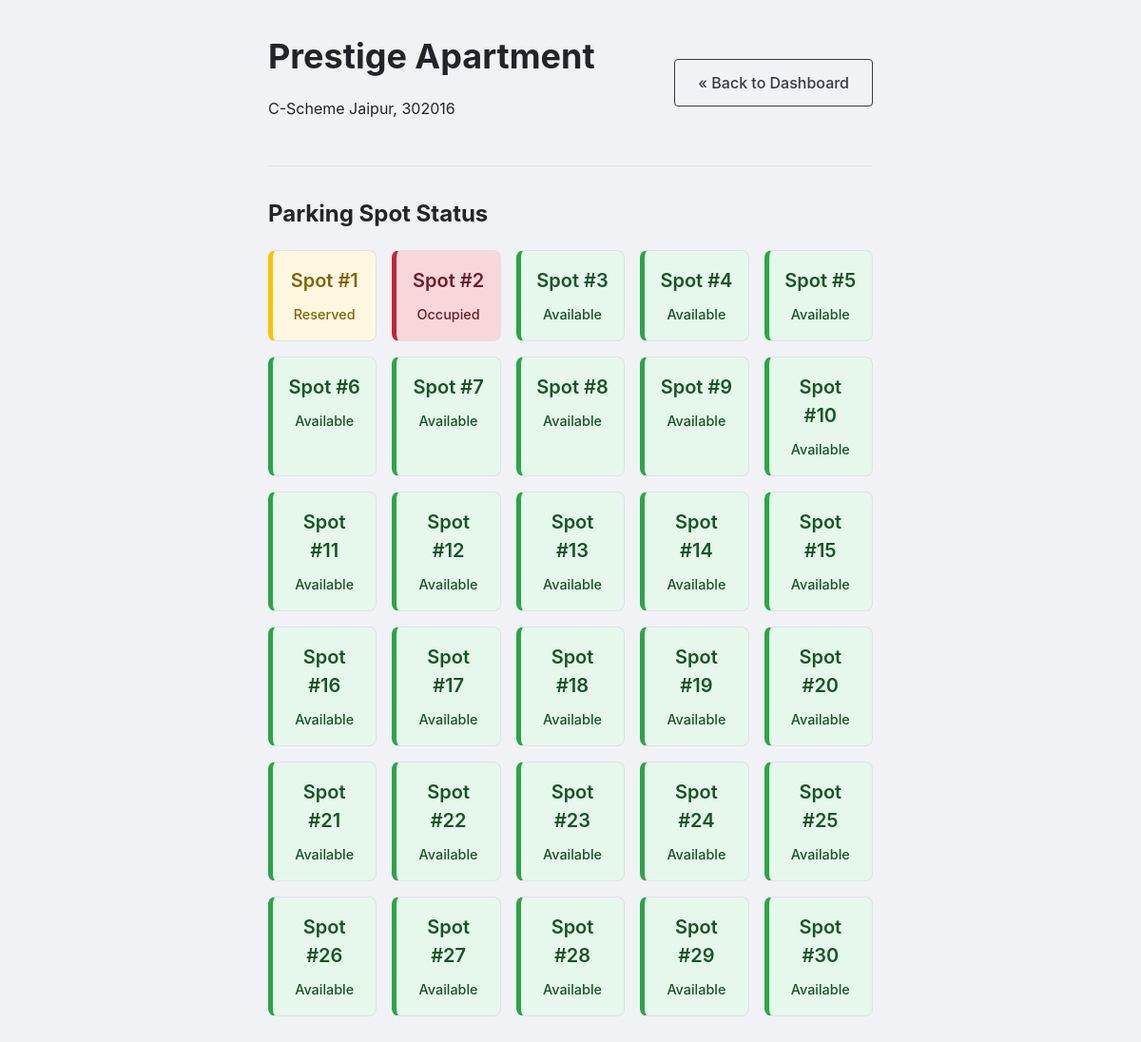
The page /admin/lot/1 (signed in) on the database its author committed.
### models/database.py (models this page shows)
class ParkingLot(db.Model):
    __tablename__ = 'parking_lot'
    id = db.Column(db.Integer, primary_key=True)
    name = db.Column(db.String(50), nullable=False)
    address = db.Column(db.String(100), nullable=False)
    pincode = db.Column(db.String(10), nullable=False)
    capacity = db.Column(db.Integer, nullable=False)
    price_per_hour = db.Column(db.Float, nullable=False)
    spots = db.relationship('ParkingSpot', backref='lot', lazy=True, cascade="all, delete-orphan")

class ParkingSpot(db.Model):
    __tablename__ = 'parking_spot'
    id = db.Column(db.Integer, primary_key=True)
    lot_id = db.Column(db.Integer, db.ForeignKey('parking_lot.id'), nullable=False)
    spot_number = db.Column(db.Integer, nullable=False)
    status = db.Column(db.String(1), default='A', nullable=False) # 'A' for Available, 'O' for Occupied, 'R' for Reserved
    reservation = db.relationship('Reservation', backref='spot', uselist=False, cascade="all, delete-orphan")

### routes/admin_routes.py (the view)
@admin_bp.route('/admin/lot/<int:lot_id>')
def lot_details(lot_id):
    if not session.get('is_admin'):
        flash('You must be an admin to view this page.', 'danger')
        return redirect(url_for('auth.login'))
    lot = ParkingLot.query.get_or_404(lot_id)
    return render_template('admin/lot_details.html', lot=lot)

### templates/admin/lot_details.html
{% extends "layout.html" %}
{% block content %}
<div class="dashboard-container">
    <div class="dashboard-header">
        <div>
            <h1>{{ lot.name }}</h1>
            <p class="lot-meta">{{ lot.address }}, {{ lot.pincode }}</p>
        </div>
        <a href="{{ url_for('admin.admin_dashboard') }}" class="btn btn-outline">&laquo; Back to Dashboard</a>
    </div>
    <hr>
    <h2>Parking Spot Status</h2>
    <div class="spot-grid">
        {% for spot in lot.spots %}
            <div class="spot-card status-{{ spot.status }}">
                <span class="spot-number">Spot #{{ spot.spot_number }}</span>
                <span class="spot-status">
                    {% if spot.status == 'A' %}
                        Available
                    {% elif spot.status == 'O' %}
                        Occupied
                    {% else %}
                        Reserved
                    {% endif %}
                </span>
            </div>
        {% endfor %}
    </div>
</div>
{% endblock %}

### Static/style.css (style rules this page uses)
html { box-sizing: border-box; }
*, *:before, *:after { box-sizing: inherit; }
body { margin: 0; font-family: -apple-system, BlinkMacSystemFont, "Segoe UI", Roboto, "Helvetica Neue", Arial, sans-serif; background-color: #f0f2f5; color: #212529; line-height: 1.5; }
.btn { display: inline-block; font-weight: 500; text-align: center; cursor: pointer; border: 1px solid transparent; padding: 0.75rem 1.5rem; font-size: 1rem; border-radius: 0.25rem; text-decoration: none; transition: all 0.2s ease-in-out; }
.btn-outline { color: #343a40; border-color: #343a40; background-color: transparent; }
.dashboard-container { max-width: 900px; }
.dashboard-header { display: flex; justify-content: space-between; align-items: center; margin-bottom: 1rem; }
.dashboard-header h1 { margin: 0; font-size: 2.25rem; }
hr { margin: 2rem 0; border: 0; border-top: 1px solid #dee2e6; }
.spot-grid { display: grid; grid-template-columns: repeat(auto-fill, minmax(100px, 1fr)); gap: 1rem; }
.spot-card { border: 1px solid #dee2e6; border-radius: 0.5rem; padding: 1rem; text-align: center; font-weight: 500; }
.spot-card .spot-number { display: block; font-size: 1.25rem; font-weight: 600; margin-bottom: 0.5rem; }
.spot-card .spot-status { font-size: 0.9rem; }
.spot-card.status-A { background-color: #e6f7ec; border-left: 5px solid #28a745; color: #155724; }
.spot-card.status-O { background-color: #f8d7da; border-left: 5px solid #c82333; color: #721c24; }
.spot-card.status-R { background-color: #fff8e1; border-left: 5px solid #ffc107; color: #856404; }

### rows shown on the page
ParkingLot: name "Prestige Apartment", address "C-Scheme Jaipur", pincode "302016"
ParkingSpot: spot_number "1", status "Reserved"
ParkingSpot: spot_number "2", status "Occupied"
ParkingSpot: spot_number "3", status "Available"
ParkingSpot: spot_number "4", status "Available"
ParkingSpot: spot_number "5", status "Available"
ParkingSpot: spot_number "6", status "Available"
ParkingSpot: spot_number "7", status "Available"
ParkingSpot: spot_number "8", status "Available"
ParkingSpot: spot_number "9", status "Available"
ParkingSpot: spot_number "10", status "Available"
ParkingSpot: spot_number "11", status "Available"
ParkingSpot: spot_number "12", status "Available"
ParkingSpot: spot_number "13", status "Available"
ParkingSpot: spot_number "14", status "Available"
ParkingSpot: spot_number "15", status "Available"
ParkingSpot: spot_number "16", status "Available"
ParkingSpot: spot_number "17", status "Available"
ParkingSpot: spot_number "18", status "Available"
ParkingSpot: spot_number "19", status "Available"
ParkingSpot: spot_number "20", status "Available"
ParkingSpot: spot_number "21", status "Available"
ParkingSpot: spot_number "22", status "Available"
ParkingSpot: spot_number "23", status "Available"
ParkingSpot: spot_number "24", status "Available"
ParkingSpot: spot_number "25", status "Available"
ParkingSpot: spot_number "26", status "Available"
ParkingSpot: spot_number "27", status "Available"
ParkingSpot: spot_number "28", status "Available"
ParkingSpot: spot_number "29", status "Available"
ParkingSpot: spot_number "30", status "Available"
